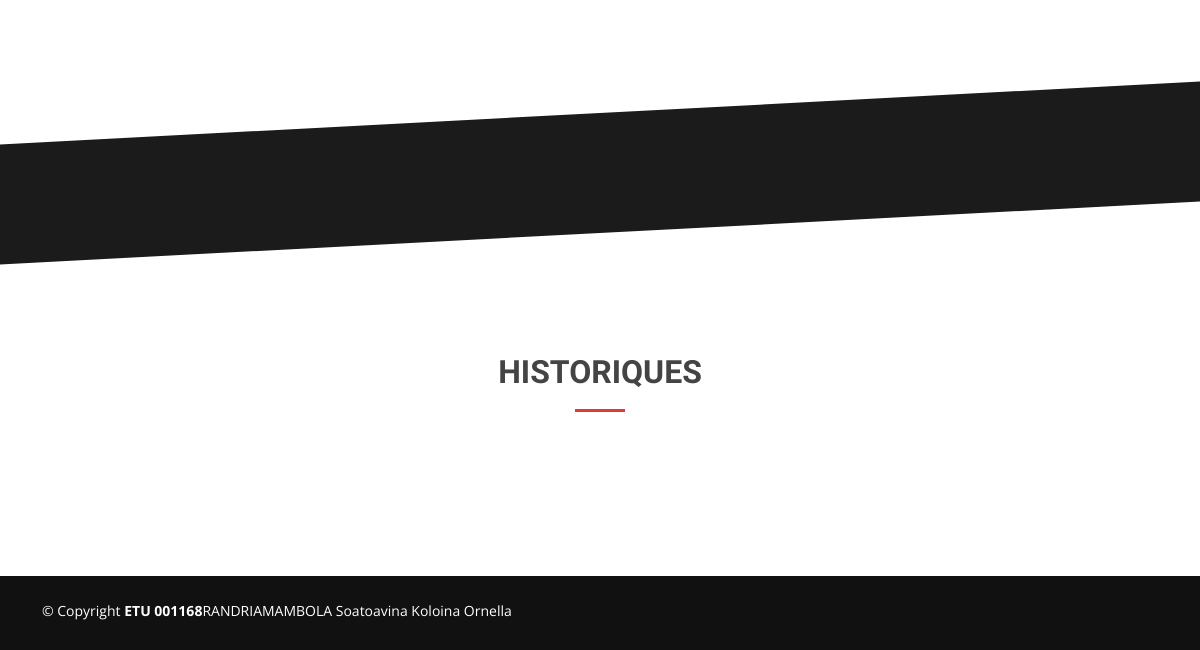
/historiques (lower part), run on an earlier commit of the app's database.
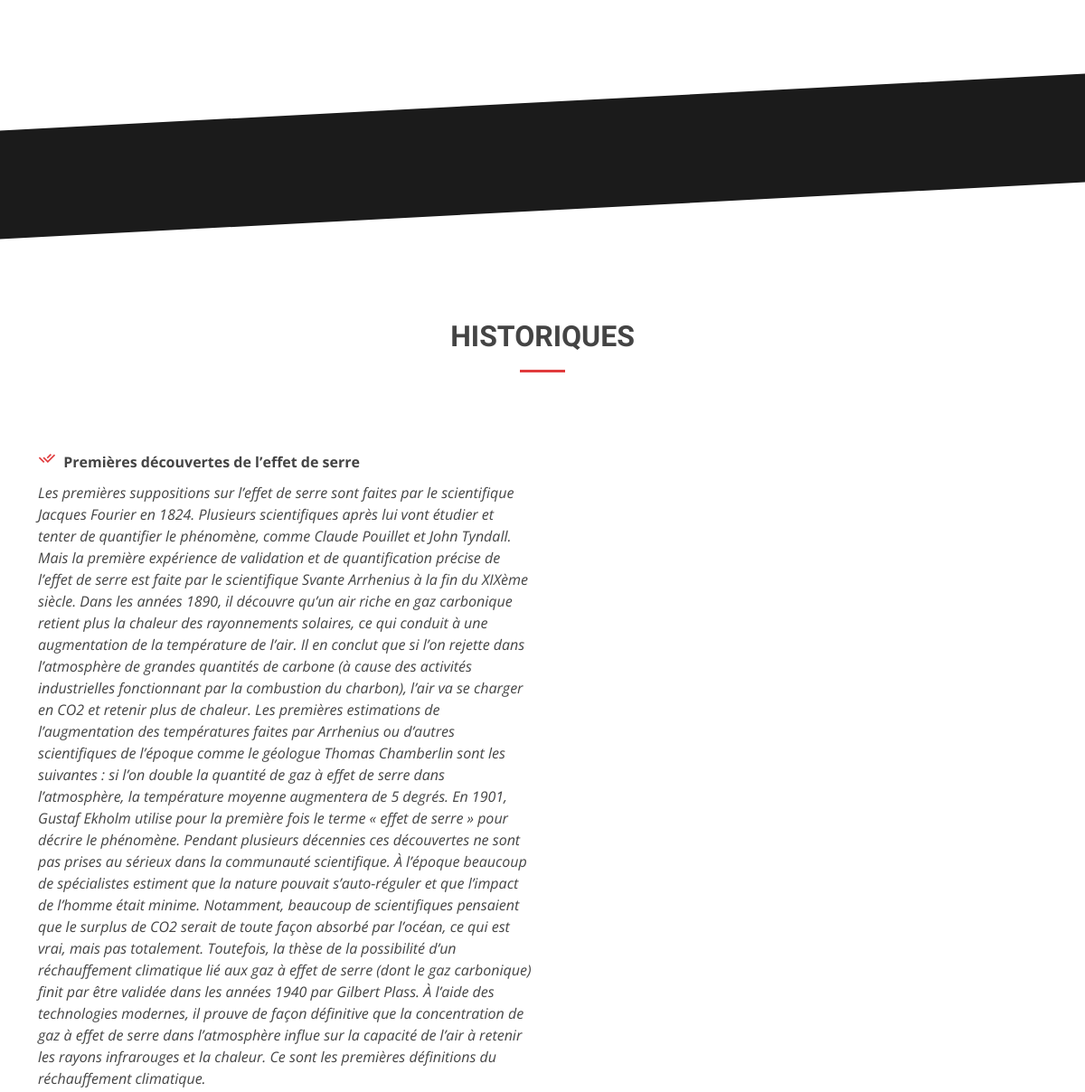
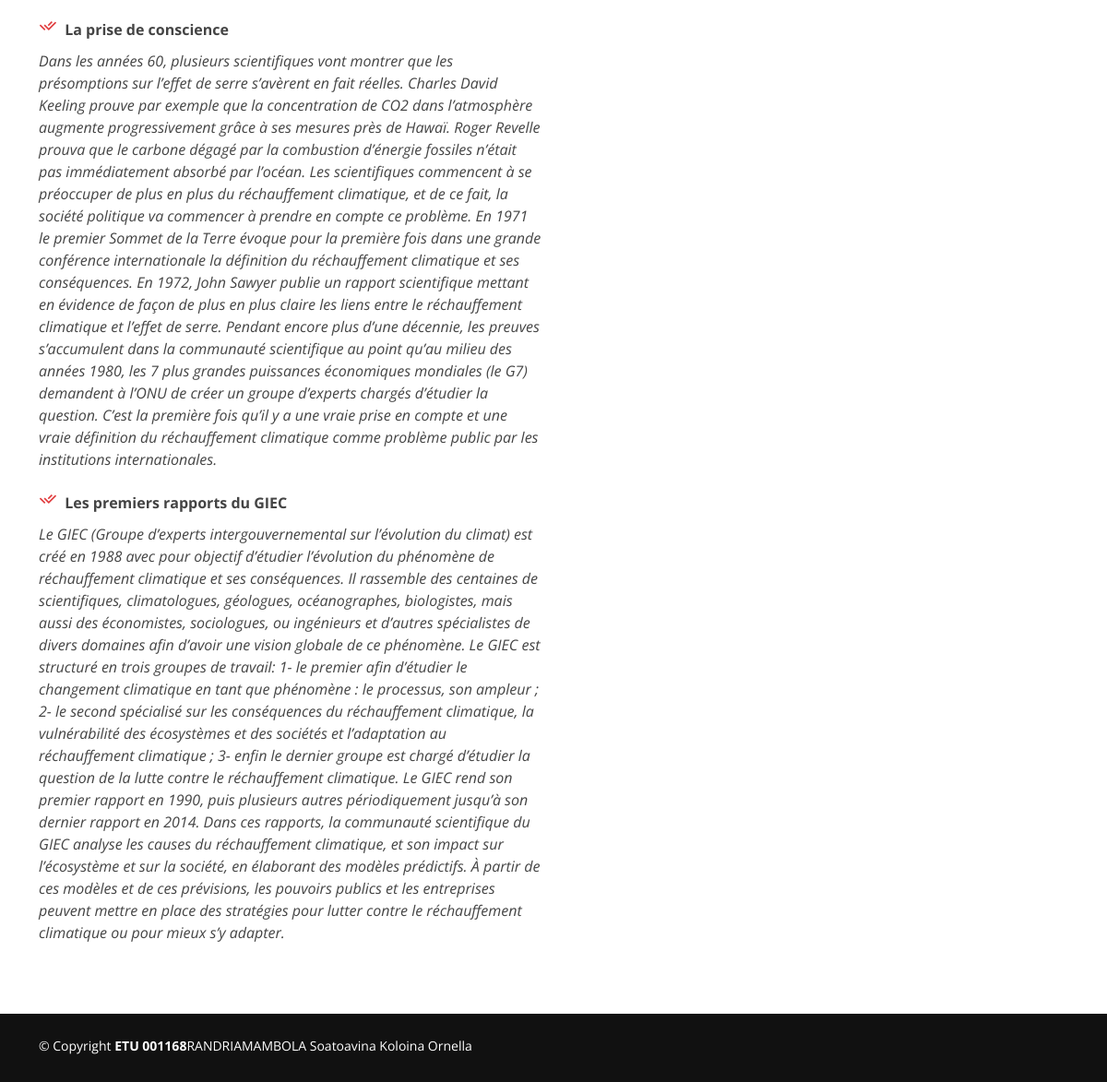
And on a later commit of the database (2 pictures, top to bottom).
### tables this page shows
create table Historiques(
    id int PRIMARY KEY not NULL AUTO_INCREMENT,
    titre varchar(100),
    info text
);

### inc/connection.php (called while the page is built)
<?php
function dbconnect()
{
    static $connect = null;
    if ($connect === null)
    {
        $connect = mysqli_connect('localhost', 'root', 'root', 'climat');
        mysqli_set_charset($connect,"utf8mb4");
    }
    return $connect;
}
?>

### inc/function.php (called while the page is built, shortened)
<?php
include("connection.php");
    function getHistoire()
    {
        $t=null;
        $j=0;
        $sql="SELECT * FROM Historiques";
        $news_req = mysqli_query(dbconnect(),$sql);
        while($don=mysqli_fetch_assoc($news_req))
        {
            $t[$j]['id']=$don['id'];
            $t[$j]['titre']=$don['titre'];
            $t[$j]['info']=$don['info'];
            $j++;
        }
        return $t;
    }
?>

### histoires.php (the view, shortened to what this page needs)
<?php
    $def=getHistoire();
?>
<div class="section-title">
        <h2>Historiques</h2>
</div>
<div class="tab-content">
          <div class="tab-pane active show" id="tab-1">
            <div class="row">
              <div class="col-lg-6 order-2 order-lg-1 mt-3 mt-lg-0" data-aos="fade-up" data-aos-delay="100">
                <ul>
                    <?php for($i=0;$i<count($def);$i++) { ?>
                  <li><i class="ri-check-double-line"></i><strong> <?php echo $def[$i]['titre']; ?></strong></li>
                <p class="fst-italic">
                <?php echo $def[$i]['info']; ?>
                </p>
                  <?php } ?>
                   </ul>
              </div>
              <div class="col-lg-6 order-1 order-lg-2 text-center" data-aos="fade-up" data-aos-delay="200">
              </div>
            </div>
          </div>
        </div>

### template.php (shortened to what this page needs)
<?php
  include("inc/function.php");
  $page=$_GET['page'].".php";
?>
<!DOCTYPE html>
<html lang="en">
<head>
  <link href="assets/vendor/aos/aos.css" rel="stylesheet">
  <link href="assets/vendor/bootstrap/css/bootstrap.min.css" rel="stylesheet">
  <link href="assets/vendor/bootstrap-icons/bootstrap-icons.css" rel="stylesheet">
  <link href="assets/vendor/boxicons/css/boxicons.min.css" rel="stylesheet">
  <link href="assets/vendor/glightbox/css/glightbox.min.css" rel="stylesheet">
  <link href="assets/vendor/remixicon/remixicon.css" rel="stylesheet">
  <link href="assets/vendor/swiper/swiper-bundle.min.css" rel="stylesheet">
  <link href="assets/css/style.css" rel="stylesheet">
</head>
<body>
  <main id="main">
    <section id="clients" class="clients">
    </section>
    <section id="about" class="about section-bg">
    </section>
    <section id="tabs" class="tabs">
      <div class="container" data-aos="fade-up">
        <?php include($page)  ?>
      </div>
    </section>
  </main>
  <footer id="footer">
    <div class="container d-md-flex py-4">
      <div class="me-md-auto text-center text-md-start">
        <div class="copyright">
          &copy; Copyright <strong><span>ETU 001168</span></strong>RANDRIAMAMBOLA Soatoavina Koloina Ornella
        </div>
        <div class="credits">
        </div>
      </div>
    </div>
  </footer>
</body>
</html>

### assets/css/style.css (style rules this page uses)
body { font-family: "Open Sans", sans-serif; color: #444444; }
h1, h2, h3, h4, h5, h6 { font-family: "Raleway", sans-serif; }
section { padding: 60px 0; overflow: hidden; position: relative; }
.section-title { text-align: center; padding-bottom: 30px; position: relative; }
.section-title h2 { font-size: 32px; font-weight: bold; text-transform: uppercase; margin-bottom: 20px; padding-bottom: 20px; position: relative; }
.section-title h2::after { content: ""; position: absolute; display: block; width: 50px; height: 3px; background: #e03a3c; bottom: 0; left: calc(50% - 25px); }
.section-bg { padding: 120px 0; color: #fff; }
.section-bg:before { content: ""; background: #1b1b1b; position: absolute; bottom: 60px; top: 60px; left: 0; right: 0; transform: skewY(-3deg); }
.tabs .tab-content { margin-top: 30px; }
.tabs .tab-pane ul { list-style: none; padding: 0; }
.tabs .tab-pane ul li { padding-bottom: 10px; }
.tabs .tab-pane ul i { font-size: 20px; padding-right: 4px; color: #e03a3c; }
.tabs .tab-pane p:last-child { margin-bottom: 0; }
#footer { color: #fff; font-size: 14px; background: #111111; }
#footer .credits { padding-top: 5px; font-size: 13px; }

What changed in the data, as far as the page shows it:
added historiques: titre "Premières découvertes de l’effet de serre", info "Les premières suppositions sur l’effet de serre sont faites par le scientifique Jacques Fourier en 1824. Plusieurs scientifiques après lui vont étudier et tenter de quantifier le phénomène, comme Claude Pouillet et John Tyndall. Mais la première expérience de validation et de quantification précise de l’effet de serre est faite par le scientifique Svante Arrhenius à la fin du XIXème siècle. Dans les années 1890, il découvre qu’un air riche en gaz carbonique retient plus la chaleur des rayonnements solaires, ce qui conduit à une augmentation de la température de l’air. Il en conclut que si l’on rejette dans l’atmosphère de grandes quantités de carbone (à cause des activités industrielles…"
added historiques: titre "La prise de conscience", info "Dans les années 60, plusieurs scientifiques vont montrer que les présomptions sur l’effet de serre s’avèrent en fait réelles. Charles David Keeling prouve par exemple que la concentration de CO2 dans l’atmosphère augmente progressivement grâce à ses mesures près de Hawaï. Roger Revelle prouva que le carbone dégagé par la combustion d’énergie fossiles n’était pas immédiatement absorbé par l’océan. Les scientifiques commencent à se préoccuper de plus en plus du réchauffement climatique, et de ce fait, la société politique va commencer à prendre en compte ce problème. En 1971 le premier Sommet de la Terre évoque pour la première fois dans une grande conférence internationale la définition du…"
added historiques: titre "Les premiers rapports du GIEC", info "Le GIEC (Groupe d’experts intergouvernemental sur l’évolution du climat) est créé en 1988 avec pour objectif d’étudier l’évolution du phénomène de réchauffement climatique et ses conséquences. Il rassemble des centaines de scientifiques, climatologues, géologues, océanographes, biologistes, mais aussi des économistes, sociologues, ou ingénieurs et d’autres spécialistes de divers domaines afin d’avoir une vision globale de ce phénomène. Le GIEC est structuré en trois groupes de travail: 1- le premier afin d’étudier le changement climatique en tant que phénomène : le processus, son ampleur ; 2- le second spécialisé sur les conséquences du réchauffement climatique, la vulnérabilité des…"
